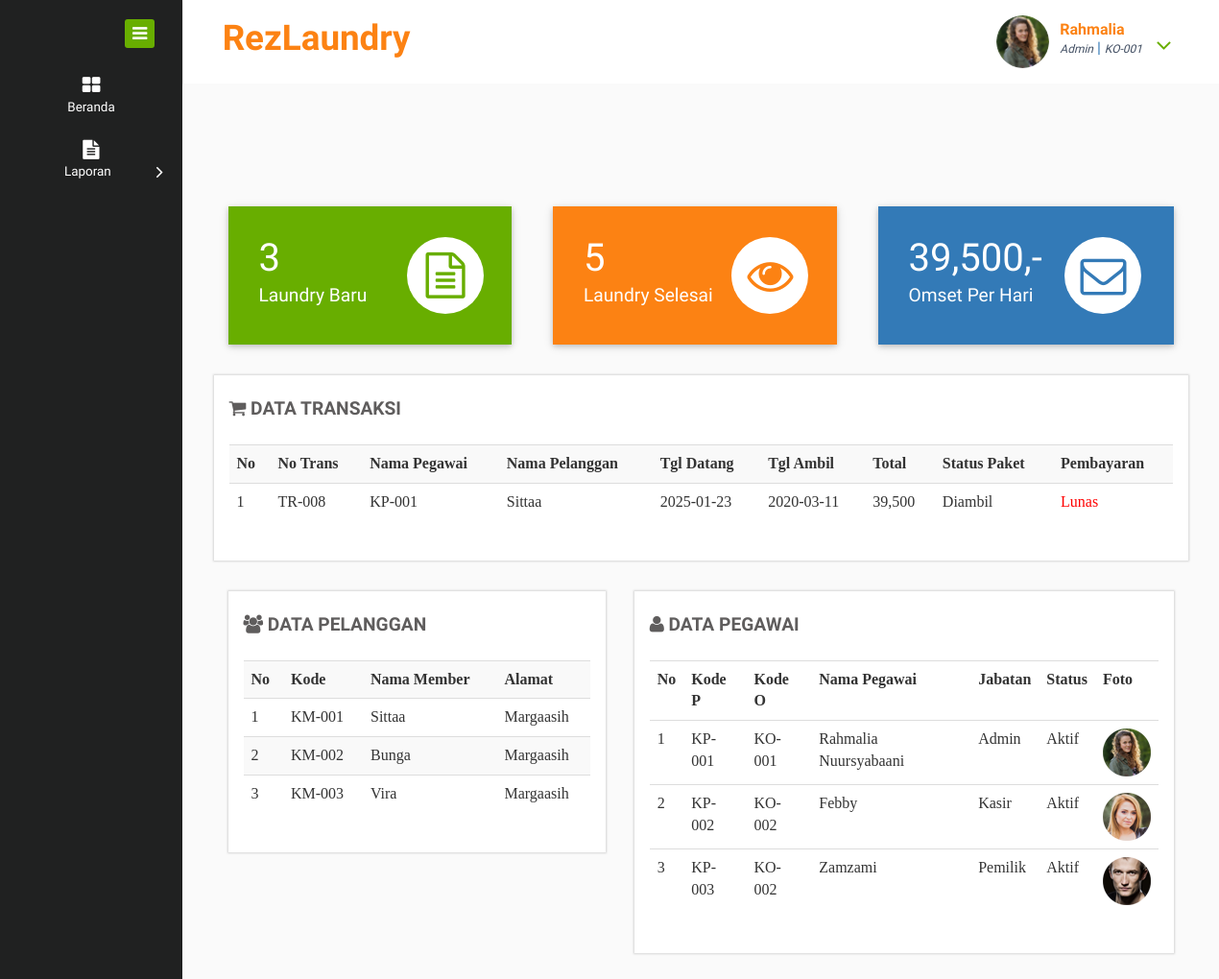
/index3.php (signed in), run on the app's committed database.
### tables this page shows
CREATE TABLE `pegawai` (
  `Kode_p` varchar(10) NOT NULL,
  `Kode_outlet` varchar(10) NOT NULL,
  `Nama_p` varchar(30) NOT NULL,
  `Username` varchar(20) NOT NULL,
  `Password` varchar(200) NOT NULL,
  `JK` enum('Laki-Laki','Perempuan') NOT NULL,
  `Alamat` varchar(50) NOT NULL,
  `No_tlp` varchar(13) NOT NULL,
  `Jabatan` varchar(15) NOT NULL,
  `Status` varchar(15) NOT NULL,
  `Foto` longblob NOT NULL
);

CREATE TABLE `transaksi` (
  `No_trans` varchar(10) NOT NULL,
  `Kode_p` varchar(10) NOT NULL,
  `Kode_outlet` varchar(10) NOT NULL,
  `Nama_pel` varchar(30) NOT NULL,
  `Tgl_dtg` date NOT NULL,
  `Batas_waktu` varchar(10) NOT NULL,
  `Tgl_ambil` date NOT NULL,
  `Biaya_tambahan` int(11) NOT NULL,
  `Diskon` int(11) NOT NULL,
  `Pajak` int(11) NOT NULL,
  `Total` int(11) NOT NULL,
  `Status_p` enum('Baru','Proses','Selesai','Diambil') NOT NULL,
  `Pembayaran` enum('Lunas','Belum lunas') NOT NULL
);

CREATE TABLE `member` (
  `Kode_pel` varchar(10) NOT NULL,
  `Nama_pel` varchar(30) NOT NULL,
  `Alamat` varchar(50) NOT NULL,
  `JK` enum('Laki-Laki','Perempuan') NOT NULL,
  `No_tlp` varchar(13) NOT NULL
);

### index3.php (the view, shortened to what this page needs)
<!DOCTYPE HTML>
<html>
<head>
<link href="css/bootstrap.css" rel="stylesheet" type="text/css" media="all">
<link href="css/style.css" rel="stylesheet" type="text/css" media="all"/>
<link href="css/font-awesome.css" rel="stylesheet">
</head>
<body>
<div class="page-container">
   <div class="left-content">
     <div class="mother-grid-inner">
        <div class="header-main">
          <div class="header-left">
              <div class="logo-name">
                   <a href="index.html"> <h1>RezLaundry</h1>
                  </a>
              </div>
              <div class="clearfix"> </div>
             </div>
             <div class="header-right">
          <?php
                    include 'koneksi.php';
                    $user = $_SESSION['Username'];
                    $query = mysqli_query($koneksi, "SELECT Foto FROM pegawai WHERE Username='$user'");
                    while ($data = mysqli_fetch_array($query)) {
                    ?>
              <div class="profile_details">
                <ul>
                  <li class="dropdown profile_details_drop">
                    <a href="#" class="dropdown-toggle" data-toggle="dropdown" aria-expanded="false">
                      <div class="profile_img">
                        <span class="prfil-img"><?php echo "<img src='images/$data[Foto]' width='55' height='55' class='img-circle'/> ";?> </span>
                        <div class="user-name">
                          <p><?php echo $_SESSION['Username']; ?></p>
                                      <span><?php echo $_SESSION['Jabatan']; ?></span> |
            <?php
            include 'koneksi.php';
            $user = $_SESSION['Username'];
            $query=mysqli_query($koneksi,"SELECT Kode_outlet FROM pegawai WHERE Username='$user'");
            while ($d = mysqli_fetch_array($query)) {
              ?>
              <tr>
                <span><?php echo $d['Kode_outlet'];?></span>
              </tr>
              <?php } ?>
                        </div>
                        <i class="fa fa-angle-down lnr"></i>
                        <div class="clearfix"></div>
                      </div>
                    </a>
                     <?php } ?>
                  </li>
                </ul>
              </div>
              <div class="clearfix"> </div>
            </div>
             <div class="clearfix"> </div>
        </div>
<?php
include 'koneksi.php';
$sql = mysqli_query($koneksi, "SELECT * FROM `transaksi` WHERE `Status_p`= 'Baru'");
$baru = mysqli_num_rows($sql);
?>
<?php
include 'koneksi.php';
$sql2 = mysqli_query($koneksi, "SELECT * FROM `transaksi` WHERE `Status_p`= 'Diambil'");
$ambil = mysqli_num_rows($sql2);
?>
<?php
include 'koneksi.php';
$tgl=date('Y-m-d');
$sql3 = mysqli_query($koneksi, "SELECT SUM(Total) as semua FROM transaksi WHERE Tgl_dtg='$tgl'");
while ($tampil3 = mysqli_fetch_assoc($sql3)) {
$omset = $tampil3['semua'];
  ?>
<?php } ?>
<div class="inner-block">
   <div class="market-updates">
      <div class="col-md-4 market-update-gd">
        <div class="market-update-block clr-block-1">
          <div class="col-md-8 market-update-left">
            <h3><?php echo $baru; ?></h3>
            <h4>Laundry Baru</h4>
          </div>
          <div class="col-md-4 market-update-right">
            <i class="fa fa-file-text-o"> </i>
          </div>
          <div class="clearfix"> </div>
        </div>
      </div>
      <div class="col-md-4 market-update-gd">
        <div class="market-update-block clr-block-2">
         <div class="col-md-8 market-update-left">
          <h3><?php echo $ambil; ?></h3>
          <h4>Laundry Selesai</h4>
          </div>
          <div class="col-md-4 market-update-right">
            <i class="fa fa-eye"> </i>
          </div>
          <div class="clearfix"> </div>
        </div>
      </div>
      <div class="col-md-4 market-update-gd">
        <div class="market-update-block clr-block-3">
          <div class="col-md-8 market-update-left">
            <h3><?php echo number_format($omset); ?>,-</h3>
            <h4>Omset Per Hari</h4>
          </div>
          <div class="col-md-4 market-update-right">
            <i class="fa fa-envelope-o"> </i>
          </div>
          <div class="clearfix"> </div>
        </div>
      </div>
    </div>
<font face="Cambria Math">
<div class="chit-chat-layer1">
  <div class="col-md-13 chit-chat-layer1-left">
     <div class="work-progres">
        <div class="chit-chat-heading"><i class="fa fa-shopping-cart"></i>
          DATA TRANSAKSI
        </div><br>
        <div class="table-responsive">
           <table class="table table-striped">
                  <tr>
                      <th>No</th>
                      <th>No Trans</th>
                      <th>Nama Pegawai</th>
                      <th>Nama Pelanggan</th>
                      <th>Tgl Datang</th>
                      <th>Tgl Ambil</th>
                      <th>Total</th>
                      <th>Status Paket</th>
                      <th>Pembayaran</th>
                  </tr>
                  <?php
    include 'koneksi.php';
    if (isset($_GET['cari'])) {
       $cari = $_GET['cari'];
       $data = mysqli_query($koneksi, "SELECT * FROM transaksi where Nama_pel like '%$cari%' or No_trans like '%$cari%'");
     } else {
      $tgl = date('Y-m-d');
       $data = mysqli_query($koneksi, "SELECT * FROM transaksi WHERE transaksi.Tgl_dtg='$tgl'");
     }
    $nomer=1;
    while($d = mysqli_fetch_array($data)){
      ?>
      <tr>
        <td><?php echo $nomer++; ?></td>
        <td><?php echo $d['No_trans']; ?></td>
        <td><?php echo $d['Kode_p']; ?></td>
        <td><?php echo $d['Nama_pel']; ?></td>
        <td><?php echo $d['Tgl_dtg']; ?></td>
        <td><?php echo $d['Tgl_ambil']; ?></td>
        <td><?php echo number_format($d['Total']); ?></td>
        <td><?php echo $d['Status_p']; ?></td>
        <td><font color="red"><?php echo $d['Pembayaran']; ?></font></td>
      </tr>
       <?php
     }
     ?>
      </table>
        </div>
     </div>
  </div>
</div>
</font>
<font face="Cambria Math">
<div class="chit-chat-layer1">
  <div class="col-md-5 chit-chat-layer1-left">
     <div class="work-progres">
        <div class="chit-chat-heading"><i class="fa fa-group"></i>
          DATA PELANGGAN
        </div><br>
        <div class="table-responsive">
          <table class="table table-striped">
                  <tr>
                      <th>No</th>
                      <th>Kode</th>
                      <th>Nama Member</th>
                      <th>Alamat</th>
                  </tr>
    <?php
    include 'koneksi.php';
    if (isset($_GET['cari'])) {
       $cari = $_GET['cari'];
       $data = mysqli_query($koneksi, "SELECT * FROM member where Nama_pel like '%$cari%' or Kode_pel like '%$cari%'");
     } else {
       $data = mysqli_query($koneksi, "SELECT * FROM member");
     }
     $nomer=1;
    while($d = mysqli_fetch_array($data)){
      ?>
      <tr>
        <td><?php echo $nomer++; ?></td>
        <td><?php echo $d['Kode_pel']; ?></td>
        <td><?php echo $d['Nama_pel']; ?></td>
        <td><?php echo $d['Alamat']; ?></td>
      </tr>
  <?php
    }
    ?>
  </table>
        </div>
     </div>
  </div>
</div>
</font>
<font face="Cambria Math">
<div class="chit-chat-layer1">
  <div class="col-md-7 chit-chat-layer1-left">
     <div class="work-progres">
        <div class="chit-chat-heading"><i class="fa fa-user"></i>
          DATA PEGAWAI
        </div><br>
        <div class="table-responsive">
           <table class="table table-hover">
                  <tr>
                      <th>No</th>
                      <th>Kode P</th>
                      <th>Kode O</th>
                      <th>Nama Pegawai</th>
                      <th>Jabatan</th>
                      <th>Status</th>
                      <th>Foto</th>
                  </tr>
    <?php
    include 'koneksi.php';
     if (isset($_GET['cari'])) {
       $cari = $_GET['cari'];
       $data = mysqli_query($koneksi, "SELECT * FROM pegawai where Nama_p like '%$cari%' or Kode_p like '%$cari%'");
     } else {
       $data = mysqli_query($koneksi, "SELECT * FROM pegawai");
     }
     $nomer=1;
    while($d = mysqli_fetch_array($data)){
      ?>
      <tr>
        <td><?php echo $nomer++; ?></td>
        <td><?php echo $d['Kode_p']; ?></td>
        <td><?php echo $d['Kode_outlet']; ?></td>
        <td><?php echo $d['Nama_p']; ?></td>
        <td><?php echo $d['Jabatan']; ?></td>
        <td><?php echo $d['Status']; ?></td>
        <td><img src='images/<?php echo $d['Foto'] ?>'></td>
      </tr>
      <?php
    }
    ?>
  </table>
        </div>
     </div>
  </div>
</div>
</font>
<div class="chart-layer-2">
  <div class="col-md-6 chart-layer2-right">
  </div>
</div>
<div class="climate">
</div>
</div>
</div>
</div>
    <div class="sidebar-menu">
        <div class="logo"> <a href="#" class="sidebar-icon"> <span class="fa fa-bars"></span> </a>  </div>
        <div class="menu">
          <ul id="menu" >
            <li id="menu-home" ><a href="index3.php"><i class="fa fa-th-large"></i><span>Beranda</span></a>
            </li>
            <li id="menu-academico" ><a href="#"><i class="fa fa-file-text"></i><span>Laporan</span><span class="fa fa-angle-right" style="float: right"></span></a>
            </li>
          </ul>
        </div>
   </div>
</div>
</body>
</html>

### data on the page
pegawai: Foto (picture), Kode_outlet "KO-001", Kode_p "KP-001", Nama_p "Rahmalia Nuursyabaani", Jabatan "Admin", Status "Aktif"
transaksi: No_trans "TR-008", Kode_p "KP-001", Nama_pel "Sittaa", Tgl_dtg "2025-01-23", Tgl_ambil "2020-03-11", Total "39,500", Status_p "Diambil", Pembayaran "Lunas"
member: Kode_pel "KM-001", Nama_pel "Sittaa", Alamat "Margaasih"
member: Kode_pel "KM-002", Nama_pel "Bunga", Alamat "Margaasih"
member: Kode_pel "KM-003", Nama_pel "Vira", Alamat "Margaasih"
pegawai: Kode_p "KP-002", Kode_outlet "KO-002", Nama_p "Febby", Jabatan "Kasir", Status "Aktif", Foto (picture)
pegawai: Kode_p "KP-003", Kode_outlet "KO-002", Nama_p "Zamzami", Jabatan "Pemilik", Status "Aktif", Foto (picture)

### other printed values
$baru "3"
$ambil "5"
$omset "39,500"
